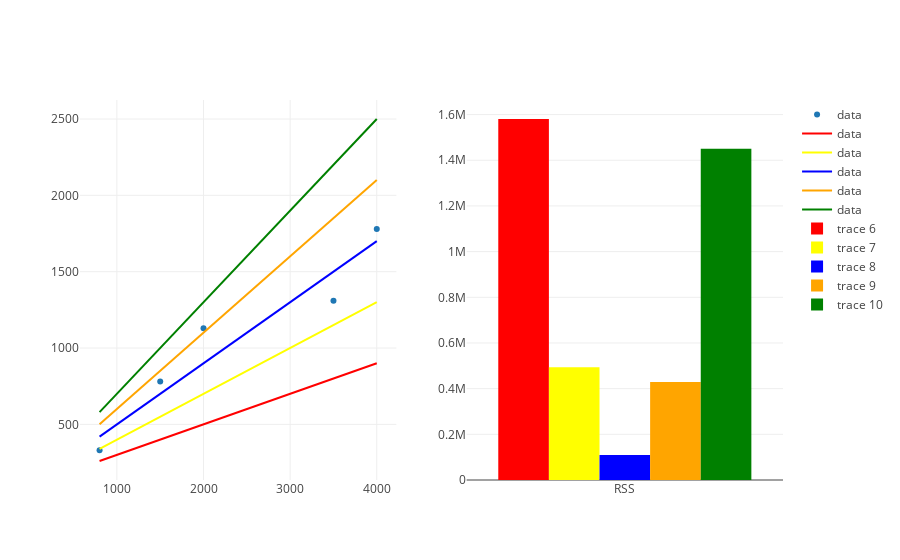

Write notebook code for a chart like this one.
### Markdown cell above
Let's walk through the above graph.  

* The model $ tshirt\_sales=.5∗ad\_spend + 100$ is the red line and the related RSS (another name for SSE) is over to the right in red of 428.7 thousand.  
* The model  $ tshirt\_sales=.6∗ad\_spend + 100$ is the yellow line and it's related RSS is in yellow with an RSS of 1.4503.

So we just tried models of  $ tshirt\_sales=.5∗ad\_spend + 100$ and $ tshirt\_sales=.6∗ad\_spend + 100$. 

Now let's try three more.
* $ tshirt\_sales=.2∗ad\_spend + 100$ 
* $ tshirt\_sales=.3∗ad\_spend + 100$ 
* $ tshirt\_sales=.4∗ad\_spend + 100$

### Code cell
from graph import model_trace, trace_rss, pair_colors, plot_side_by_side
from graph import trace_values


m_values = [.2, .3, .4, .5, .6]
rss_traces = []
model_traces = []

actual_trace = trace_values(x_values = ad_spends, y_values = tshirt_sales)

for m in m_values:
    rss_trace = trace_rss(m, b, ad_spends, tshirt_sales)
    rss_traces.append(rss_trace)
    built_model_trace = model_trace(m, b, ad_spends, tshirt_sales)
    model_traces.append(built_model_trace)
    
pair_colors(model_traces, rss_traces)
plot_side_by_side([actual_trace] + model_traces, rss_traces)

### Figure 1 — Plotly figure (JSON) as saved in the notebook; plotly's stock layout.template omitted (floating-point values rounded to 4 significant figures)
{"data": [{"mode": "markers", "name": "data", "text": [], "type": "scatter", "uid": "6edde9fb-2887-4bcf-81bf-f980ffb716d0", "x": [800, 1500, 2000, 3500, 4000], "xaxis": "x", "y": [330, 780, 1130, 1310, 1780], "yaxis": "y"}, {"marker": {"color": "red"}, "mode": "lines", "name": "data", "text": [], "type": "scatter", "uid": "0afa6056-d568-49cb-ad6d-5faabb20cc76", "x": [800, 1500, 2000, 3500, 4000], "xaxis": "x", "y": [260, 400, 500, 800, 900], "yaxis": "y"}, {"marker": {"color": "yellow"}, "mode": "lines", "name": "data", "text": [], "type": "scatter", "uid": "9a08c2da-a48f-408b-92b7-0c5faebd9776", "x": [800, 1500, 2000, 3500, 4000], "xaxis": "x", "y": [340, 550, 700, 1150, 1300], "yaxis": "y"}, {"marker": {"color": "blue"}, "mode": "lines", "name": "data", "text": [], "type": "scatter", "uid": "47e44aa4-465e-443f-9a3c-87a1b9402885", "x": [800, 1500, 2000, 3500, 4000], "xaxis": "x", "y": [420, 700, 900, 1500, 1700], "yaxis": "y"}, {"marker": {"color": "orange"}, "mode": "lines", "name": "data", "text": [], "type": "scatter", "uid": "0ddfd3f1-8669-4220-a488-f8e5452751fa", "x": [800, 1500, 2000, 3500, 4000], "xaxis": "x", "y": [500, 850, 1100, 1850, 2100], "yaxis": "y"}, {"marker": {"color": "green"}, "mode": "lines", "name": "data", "text": [], "type": "scatter", "uid": "b97c6d0d-f7d1-4fba-98ed-6a28327abfaf", "x": [800, 1500, 2000, 3500, 4000], "xaxis": "x", "y": [580, 1000, 1300, 2200, 2500], "yaxis": "y"}, {"marker": {"color": "red"}, "type": "bar", "uid": "00174c87-c6a9-4415-ba94-42293761edc9", "x": ["RSS"], "xaxis": "x2", "y": [1580700], "yaxis": "y2"}, {"marker": {"color": "yellow"}, "type": "bar", "uid": "7b7fe09f-b625-4a1f-a394-f96d4fa86f97", "x": ["RSS"], "xaxis": "x2", "y": [493900], "yaxis": "y2"}, {"marker": {"color": "blue"}, "type": "bar", "uid": "b411de93-fc3b-422e-985a-72b9087ec2b6", "x": ["RSS"], "xaxis": "x2", "y": [109900], "yaxis": "y2"}, {"marker": {"color": "orange"}, "type": "bar", "uid": "0c17189b-34a0-4ab6-a5a1-1a2941a47b0a", "x": ["RSS"], "xaxis": "x2", "y": [428700], "yaxis": "y2"}, {"marker": {"color": "green"}, "type": "bar", "uid": "af1da0c4-bc90-43ed-8d91-f88ad2ca034d", "x": ["RSS"], "xaxis": "x2", "y": [1450300], "yaxis": "y2"}], "layout": {"autosize": true, "xaxis": {"anchor": "y", "autorange": true, "domain": [0, 0.45], "range": [542.2, 4258.0], "type": "linear"}, "xaxis2": {"anchor": "y2", "autorange": true, "domain": [0.55, 1], "range": [-0.5, 0.5], "type": "category"}, "yaxis": {"anchor": "x", "autorange": true, "domain": [0, 1], "range": [135.6, 2624.0], "type": "linear"}, "yaxis2": {"anchor": "x2", "autorange": true, "domain": [0, 1], "range": [0, 1664000.0], "type": "linear"}}}
